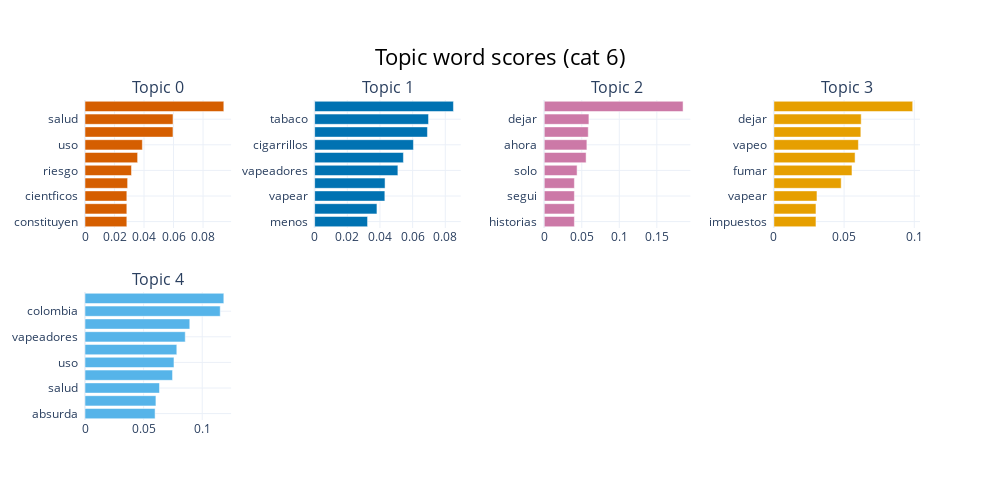

Write notebook code for a chart like this one.
### Code cell
model.visualize_barchart(top_n_topics=12,n_words=10,title=f"Topic word scores (cat {category})")

### Figure 1 — Plotly figure (JSON) as saved in the notebook; plotly's stock layout.template omitted (floating-point values rounded to 4 significant figures)
{"data": [{"marker": {"color": "#D55E00"}, "orientation": "h", "type": "bar", "x": [0.02835, 0.02835, 0.02835, 0.02888, 0.03151, 0.03566, 0.03887, 0.05962, 0.05965, 0.09409], "xaxis": "x", "y": ["constituyen  ", "especialmente  ", "cientficos  ", "jvenes  ", "riesgo  ", "plstico  ", "uso  ", "vapeo  ", "salud  ", "vapeadores  "], "yaxis": "y"}, {"marker": {"color": "#0072B2"}, "orientation": "h", "type": "bar", "x": [0.0324, 0.03815, 0.04299, 0.04312, 0.05097, 0.05436, 0.0605, 0.06907, 0.06974, 0.08499], "xaxis": "x2", "y": ["menos  ", "lleva  ", "vapear  ", "ms  ", "vapeadores  ", "vapeo  ", "cigarrillos  ", "fumar  ", "tabaco  ", "nicotina  "], "yaxis": "y2"}, {"marker": {"color": "#CC79A7"}, "orientation": "h", "type": "bar", "x": [0.04015, 0.04015, 0.04015, 0.04015, 0.04374, 0.05576, 0.0568, 0.05863, 0.05951, 0.1849], "xaxis": "x3", "y": ["historias  ", "profesor  ", "segui  ", "diciendo  ", "solo  ", "clase  ", "ahora  ", "vapeo  ", "dejar  ", "vapear  "], "yaxis": "y3"}, {"marker": {"color": "#E69F00"}, "orientation": "h", "type": "bar", "x": [0.02997, 0.02997, 0.03068, 0.04794, 0.05562, 0.05783, 0.06019, 0.06193, 0.06219, 0.09886], "xaxis": "x4", "y": ["impuestos  ", "aumentar  ", "vapear  ", "prohibicin  ", "fumar  ", "gobierno  ", "vapeo  ", "vapeadores  ", "dejar  ", "tabaco  "], "yaxis": "y4"}, {"marker": {"color": "#56B4E9"}, "orientation": "h", "type": "bar", "x": [0.05978, 0.06049, 0.06352, 0.07468, 0.07589, 0.07832, 0.08551, 0.08938, 0.1153, 0.1184], "xaxis": "x5", "y": ["absurda  ", "hoy  ", "salud  ", "negro  ", "uso  ", "mercado  ", "vapeadores  ", "mexicanos  ", "colombia  ", "cigarros  "], "yaxis": "y5"}], "layout": {"annotations": [{"font": {"size": 16}, "showarrow": false, "text": "Topic 0", "x": 0.0875, "xanchor": "center", "xref": "paper", "y": 1, "yanchor": "bottom", "yref": "paper"}, {"font": {"size": 16}, "showarrow": false, "text": "Topic 1", "x": 0.3625, "xanchor": "center", "xref": "paper", "y": 1, "yanchor": "bottom", "yref": "paper"}, {"font": {"size": 16}, "showarrow": false, "text": "Topic 2", "x": 0.6375, "xanchor": "center", "xref": "paper", "y": 1, "yanchor": "bottom", "yref": "paper"}, {"font": {"size": 16}, "showarrow": false, "text": "Topic 3", "x": 0.9125, "xanchor": "center", "xref": "paper", "y": 1, "yanchor": "bottom", "yref": "paper"}, {"font": {"size": 16}, "showarrow": false, "text": "Topic 4", "x": 0.0875, "xanchor": "center", "xref": "paper", "y": 0.4, "yanchor": "bottom", "yref": "paper"}], "height": 500, "hoverlabel": {"bgcolor": "white", "font": {"family": "Rockwell", "size": 16}}, "showlegend": false, "title": {"font": {"color": "Black", "size": 22}, "text": "Topic word scores (cat 6)", "x": 0.5, "xanchor": "center", "yanchor": "top"}, "width": 1000, "xaxis": {"anchor": "y", "domain": [0, 0.175], "showgrid": true}, "xaxis2": {"anchor": "y2", "domain": [0.275, 0.45], "showgrid": true}, "xaxis3": {"anchor": "y3", "domain": [0.55, 0.725], "showgrid": true}, "xaxis4": {"anchor": "y4", "domain": [0.825, 1], "showgrid": true}, "xaxis5": {"anchor": "y5", "domain": [0, 0.175], "showgrid": true}, "xaxis6": {"anchor": "y6", "domain": [0.275, 0.45], "showgrid": true}, "xaxis7": {"anchor": "y7", "domain": [0.55, 0.725], "showgrid": true}, "xaxis8": {"anchor": "y8", "domain": [0.825, 1], "showgrid": true}, "yaxis": {"anchor": "x", "domain": [0.6, 1], "showgrid": true}, "yaxis2": {"anchor": "x2", "domain": [0.6, 1], "showgrid": true}, "yaxis3": {"anchor": "x3", "domain": [0.6, 1], "showgrid": true}, "yaxis4": {"anchor": "x4", "domain": [0.6, 1], "showgrid": true}, "yaxis5": {"anchor": "x5", "domain": [0, 0.4], "showgrid": true}, "yaxis6": {"anchor": "x6", "domain": [0, 0.4], "showgrid": true}, "yaxis7": {"anchor": "x7", "domain": [0, 0.4], "showgrid": true}, "yaxis8": {"anchor": "x8", "domain": [0, 0.4], "showgrid": true}}}
